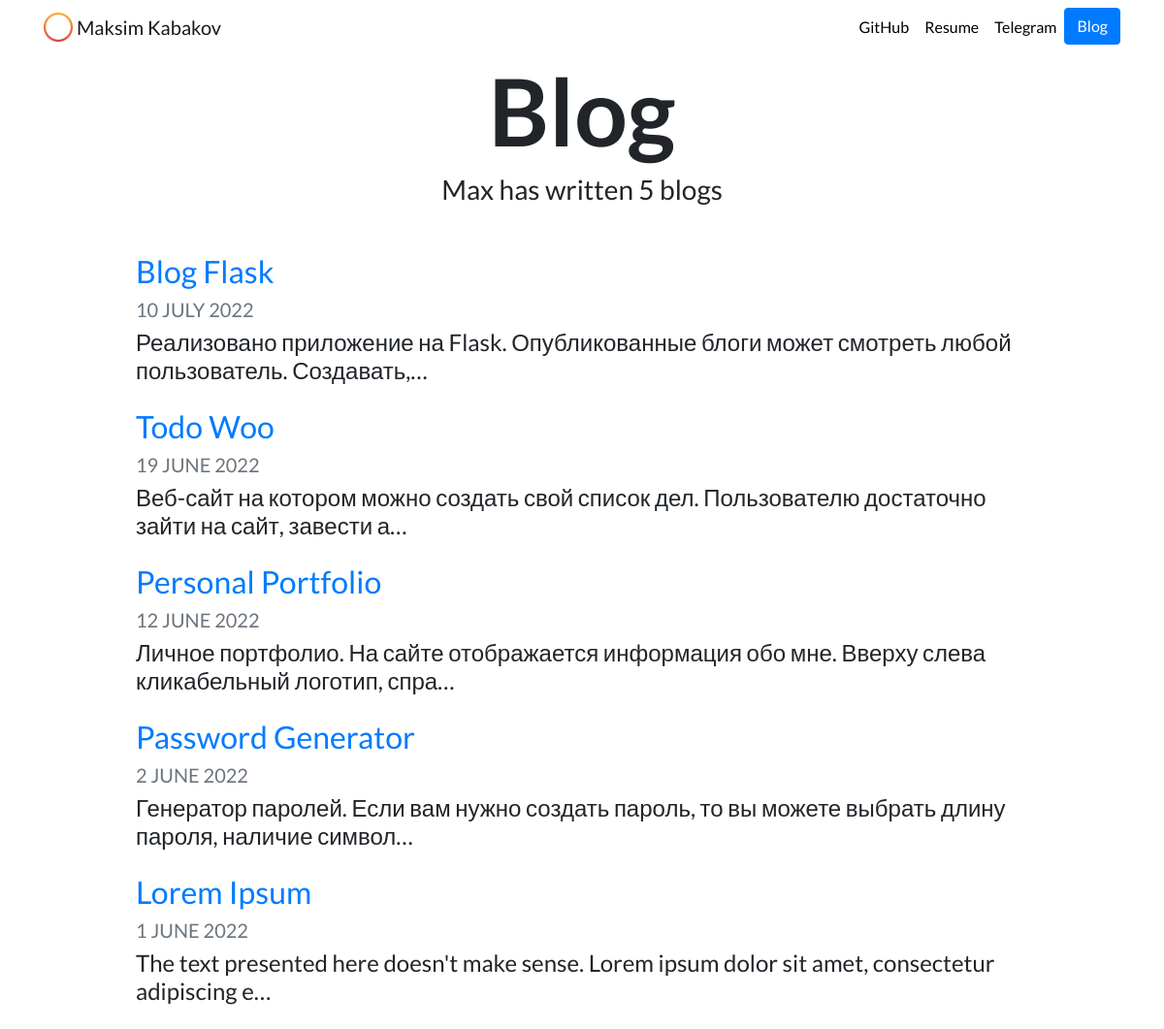
Screenshot of /blog/ with the database file from the repository.
### blog/models.py (models this page shows, shortened)
class Blog(models.Model):
    title = models.CharField(max_length=200)
    description = models.TextField()
    date = models.DateField()

### blog/views.py (the view)
# urls.py: path('', views.all_blogs, name='all_blogs'),
def all_blogs(request):
    blogs = Blog.objects.order_by('-date')
    return render(request, 'blog/all_blogs.html', {'all_blogs': blogs})

### blog/templates/blog/all_blogs.html
{% extends "portfolio/base.html" %}
{% load static %}
{% load poll_extras %}
{% block content %}
<h1 id="blogtitle" class="font-weight-bold text-center">Blog</h1>
<h3 class="text-center mb-5">Max has written {{ all_blogs.count }} blog{{ all_blogs.count|pluralize }}</h3>
{% for blog in all_blogs %}
<div class="row justify-content-center my-3">
  <div class="col-md-10">
    <a href="{% url 'blog:detail' blog.id %}">
      <h2>{{ blog.title }}</h2>
    </a>
    <h5 class="text-muted">{{ blog.date|date:'j F Y'|upper }}</h5>
    <h4>{{ blog.description|striptags|truncatechars:100 }}</h4>
  </div>
</div>
{% endfor %}
{% endblock %}

### portfolio/static/portfolio/custom.css (style rules this page uses)
body { font-family: 'Lato', sans-serif; }
#blogtitle { font-size: 6rem; }

### rows the page displays
Blog: title "Blog Flask", date "10 JULY 2022", description "Реализовано приложение на Flask. Опубликованные блоги может смотреть любой пользователь. Создавать,…"
Blog: title "Todo Woo", date "19 JUNE 2022", description "Веб-сайт на котором можно создать свой список дел. Пользователю достаточно зайти на сайт, завести а…"
Blog: title "Personal Portfolio", date "12 JUNE 2022", description "Личное портфолио. На сайте отображается информация обо мне. Вверху слева кликабельный логотип, спра…"
Blog: title "Password Generator", date "2 JUNE 2022", description "Генератор паролей. Если вам нужно создать пароль, то вы можете выбрать длину пароля, наличие символ…"
Blog: title "Lorem Ipsum", date "1 JUNE 2022", description "The text presented here doesn't make sense. Lorem ipsum dolor sit amet, consectetur adipiscing e…"

### other values shown
{{ all_blogs.count }} "5"
